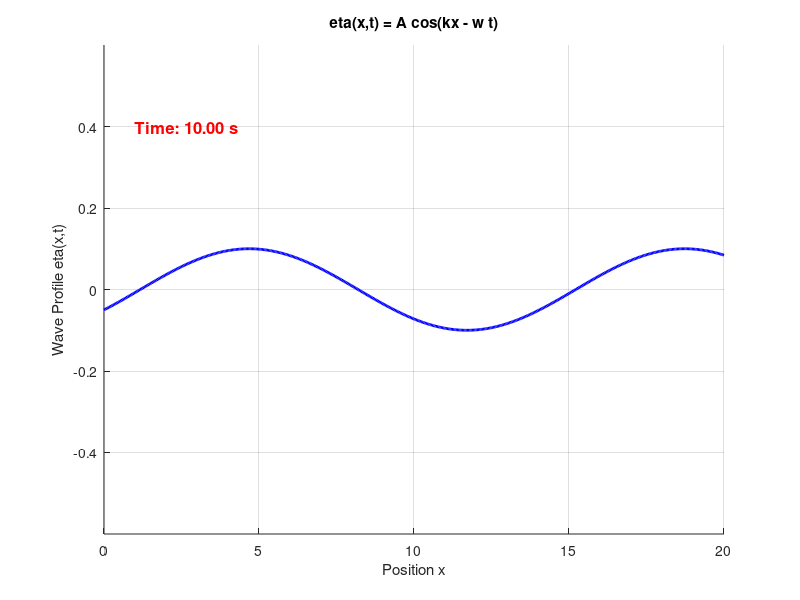

Recreate this plot in MATLAB.
clc
d =10; %depth
T = 3; %Time period
g = 9.81; % gravity
w = (2*pi)/T; %frequency
A = 0.1; %amplitude

disp(w);

k = 0.4473;
x = linspace(0, 20, 500); % x-axis range
t_interval = 0:0.1:10;     % Time interval (0 to 5 seconds, step 0.1)

% Create a figure for the animation
figure;
hold on;
grid on;

% Set axis limits
xlim([min(x), max(x)]);
ylim([-A-0.5, A+0.5]);
xlabel('Position x');
ylabel('Wave Profile eta(x,t)');
title('eta(x,t) = A cos(kx - w t)');

% Plot wave profile for each time step
for t = t_interval
    eta = A * cos(k * x - w * t); % Calculate wave profile
    plot(x, eta, 'b', 'LineWidth', 2);
    
    % Add time stamp as text
    time_str = sprintf('Time: %.2f s', t);
    text(1, A+0.3, time_str, 'FontSize', 12, 'FontWeight', 'bold', 'Color', 'r');
    
    pause(0.1); % Pause to create animation effect
    if t < t_interval(end)
        cla; % Clear axis for next frame
    end
end

hold off;